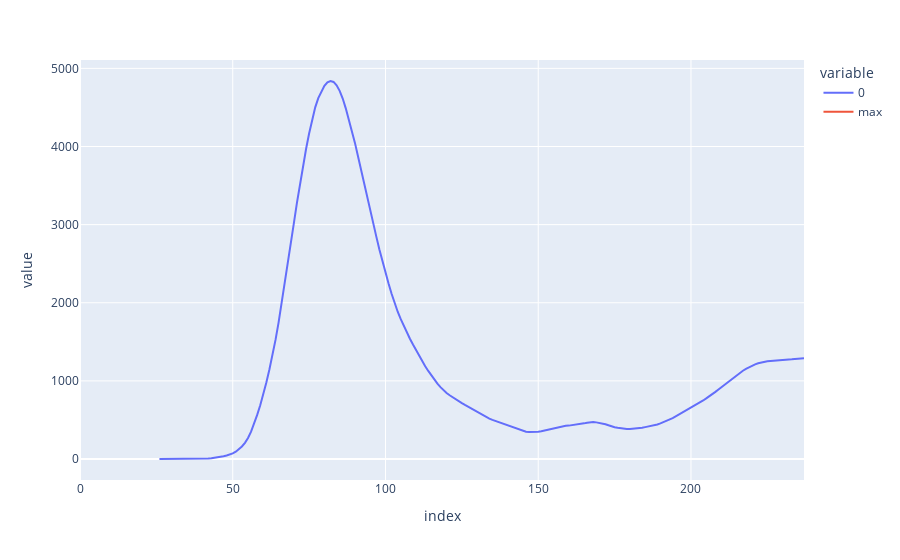

Notebook cell for this chart:
### Code cell
px.line(f)

### Figure 1 — Plotly figure (JSON) as saved in the notebook; plotly's stock layout.template omitted (floating-point values rounded to 4 significant figures; data arrays with more than 128 entries replaced by an {"elided": "..."} marker saying what was removed)
{"data": [{"hovertemplate": "variable=0<br>index=%{x}<br>value=%{y}<extra></extra>", "legendgroup": "0", "line": {"color": "#636efa", "dash": "solid"}, "mode": "lines", "name": "0", "orientation": "v", "showlegend": true, "type": "scatter", "x": {"elided": "238 int values"}, "xaxis": "x", "y": {"elided": "238 float values"}, "yaxis": "y"}, {"hovertemplate": "variable=max<br>index=%{x}<br>value=%{y}<extra></extra>", "legendgroup": "max", "line": {"color": "#EF553B", "dash": "solid"}, "mode": "lines", "name": "max", "orientation": "v", "showlegend": true, "type": "scatter", "x": {"elided": "238 int values"}, "xaxis": "x", "y": {"elided": "238 float values"}, "yaxis": "y"}], "layout": {"legend": {"title": {"text": "variable"}, "tracegroupgap": 0}, "margin": {"t": 60}, "xaxis": {"anchor": "y", "domain": [0, 1], "title": {"text": "index"}}, "yaxis": {"anchor": "x", "domain": [0, 1], "title": {"text": "value"}}}}
